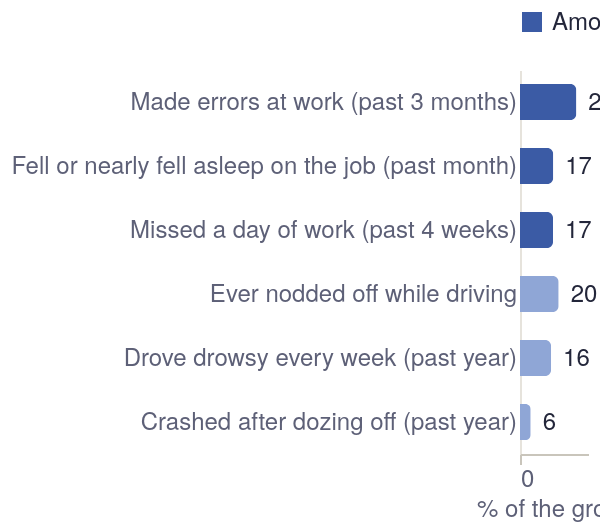

Vega-Lite specification stored for this chart:
### Vega-Lite specification from a JSON file in a GitHub repository (floating-point values rounded to 4 significant figures)
{"$schema": "https://vega.github.io/schema/vega-lite/v5.json", "data": {"values": [{"base": "Among people in work", "impact": "Made errors at work (past 3 months)", "pct": 29.0, "note": "45.8% of 18–24 and 39.2% of 25–34 year olds"}, {"base": "Among people in work", "impact": "Fell or nearly fell asleep on the job (past month)", "pct": 17.1, "note": "27.1% of 18–24 year olds"}, {"base": "Among people in work", "impact": "Missed a day of work (past 4 weeks)", "pct": 17.0, "note": "30.4% of 25–34 year olds"}, {"base": "Among all adults", "impact": "Ever nodded off while driving", "pct": 19.9, "note": "22.3% of men, 17.2% of women"}, {"base": "Among all adults", "impact": "Drove drowsy every week (past year)", "pct": 16.0, "note": "30.1% of 25–34 year olds"}, {"base": "Among all adults", "impact": "Crashed after dozing off (past year)", "pct": 5.5, "note": "10.1% of 25–34 year olds"}]}, "width": "container", "height": {"step": 32}, "encoding": {"y": {"field": "impact", "type": "nominal", "title": null, "sort": ["Made errors at work (past 3 months)", "Fell or nearly fell asleep on the job (past month)", "Missed a day of work (past 4 weeks)", "Ever nodded off while driving", "Drove drowsy every week (past year)", "Crashed after dozing off (past year)"], "axis": {"domain": false, "ticks": false, "labelLimit": 320}}, "x": {"field": "pct", "type": "quantitative", "title": "% of the group", "scale": {"domain": [0, 35]}, "axis": {"grid": true}}, "color": {"field": "base", "type": "nominal", "title": null, "scale": {"domain": ["Among people in work", "Among all adults"], "range": ["#3b5ba5", "#8fa6d6"]}, "legend": {"orient": "top", "direction": "horizontal"}}}, "layer": [{"mark": {"type": "bar", "height": 18, "cornerRadiusEnd": 3}, "encoding": {"tooltip": [{"field": "impact", "title": "Impact"}, {"field": "base", "title": "Out of"}, {"field": "pct", "title": "%", "format": ".1f"}, {"field": "note", "title": "Highest group"}]}}, {"mark": {"type": "text", "align": "left", "dx": 6, "fontSize": 12}, "encoding": {"text": {"field": "pct", "type": "quantitative", "format": ".0f"}, "color": {"value": "#23263a"}}}], "autosize": {"type": "fit-x", "contains": "padding"}, "config": {"background": "transparent", "font": "'Source Sans 3', 'Helvetica Neue', Arial, sans-serif", "view": {"stroke": null}, "title": {"font": "Fraunces, Georgia, serif", "fontSize": 18, "fontWeight": 600, "color": "#23263a", "anchor": "start", "subtitleFont": "'Source Sans 3', 'Helvetica Neue', Arial, sans-serif", "subtitleFontSize": 13, "subtitleFontWeight": 400, "subtitleColor": "#5d6077", "offset": 12}, "axis": {"labelFontSize": 12, "titleFontSize": 12, "titleColor": "#5d6077", "labelColor": "#5d6077", "gridColor": "#e6e3dc", "labelLimit": 320, "domainColor": "#c9c5bb", "tickColor": "#c9c5bb", "titleFontWeight": 400}, "legend": {"labelLimit": 260, "titleLimit": 300, "labelFontSize": 12, "titleFontSize": 12, "titleColor": "#5d6077", "labelColor": "#23263a", "titleFontWeight": 400}, "header": {"labelFontSize": 13, "labelColor": "#23263a", "titleFontSize": 13}, "text": {"font": "'Source Sans 3', 'Helvetica Neue', Arial, sans-serif", "color": "#23263a"}}}
